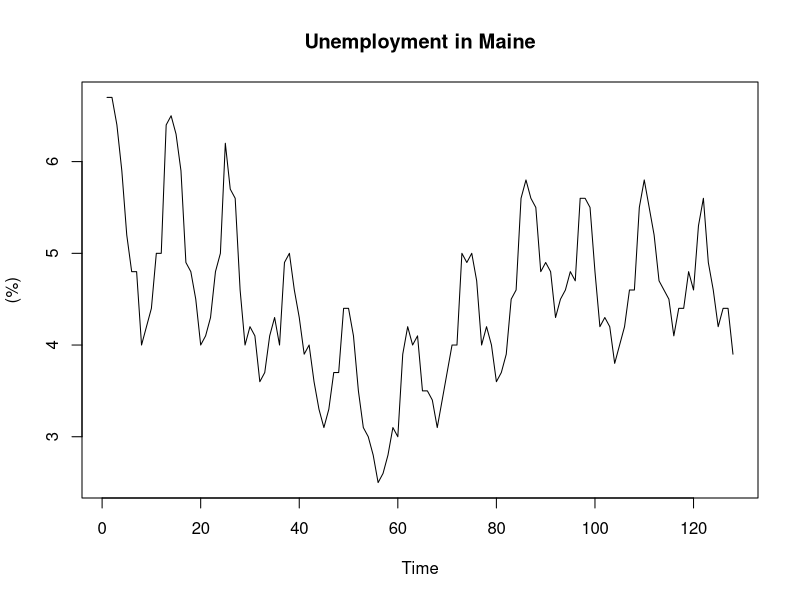
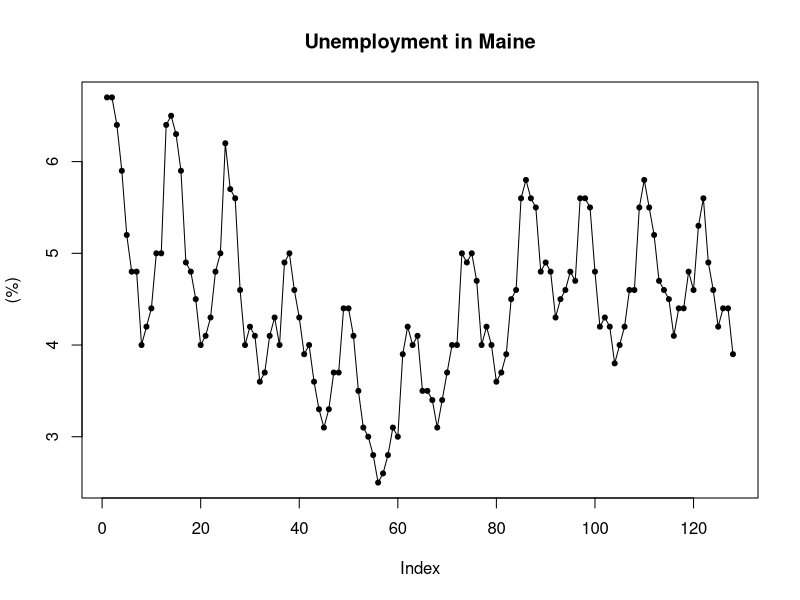
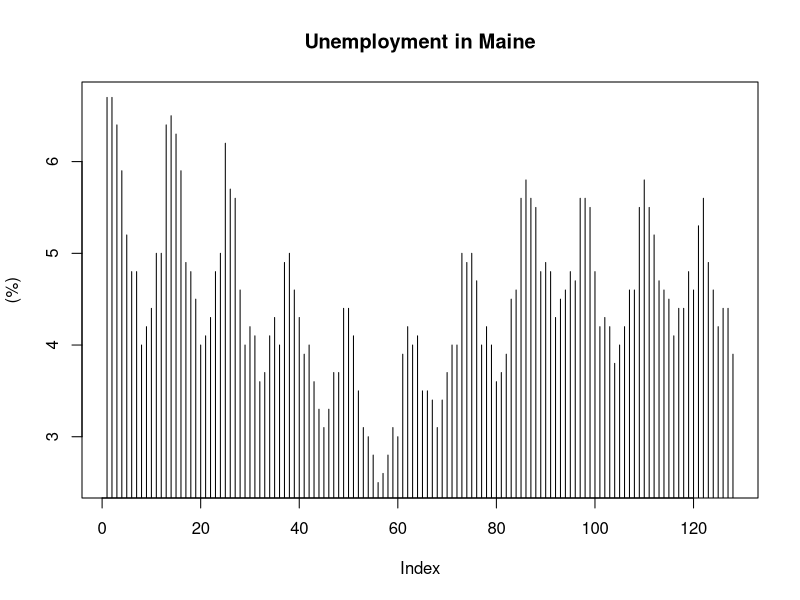
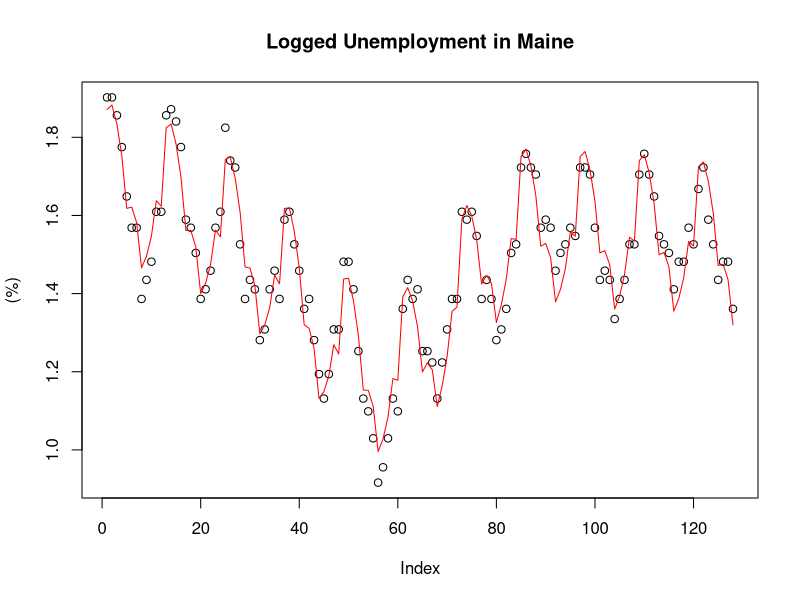
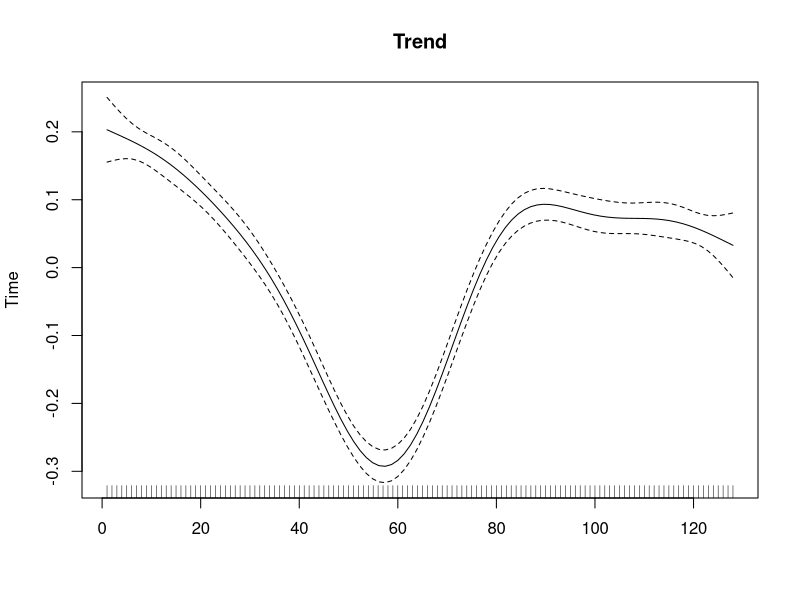
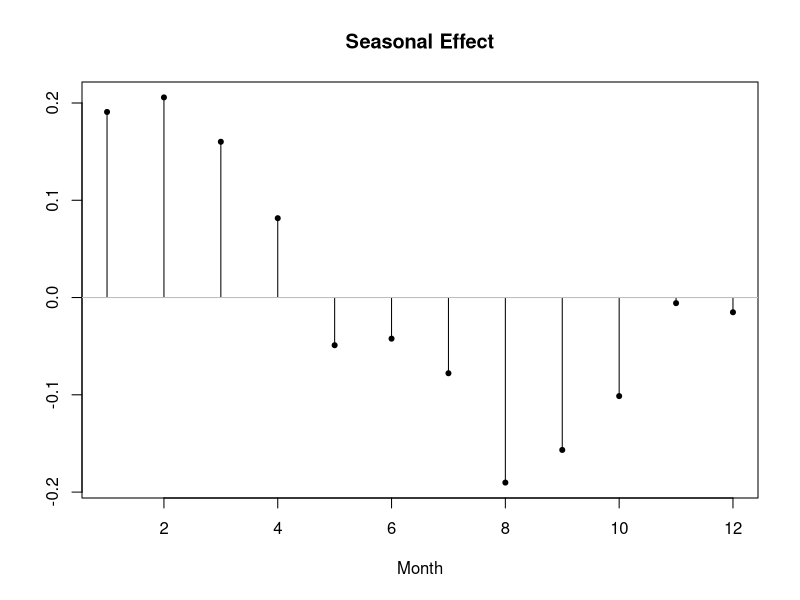
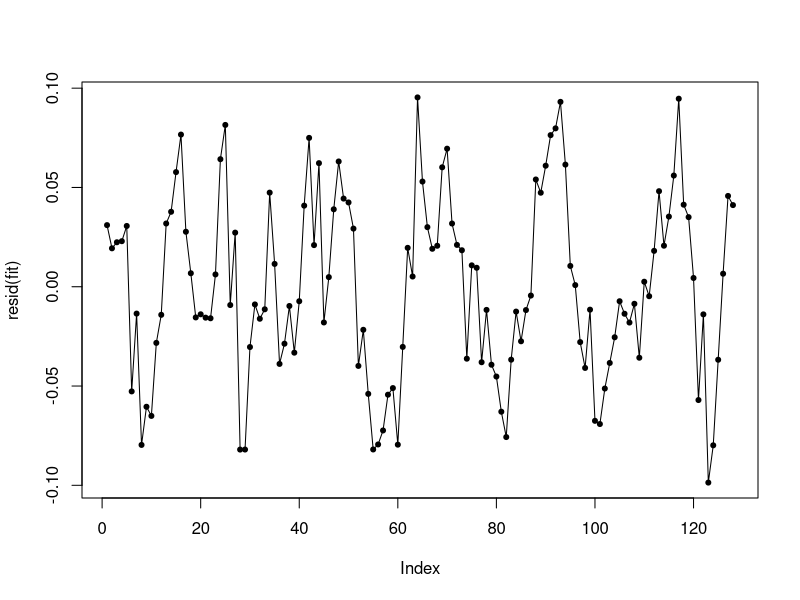

Reproduce these figures in R, in order.
####read data 
Maine.unemp <- read.csv("Maine.dat", sep="", header = T) 
unemp <- Maine.unemp$unemp 
####simple plot 
ts.plot(unemp, ylab="(%)", main="Unemployment in Maine")
####another view 
plot(unemp, type="o", pch=20, ylab="(%)", main="Unemployment in Maine")
###Horizontal line plot
plot(unemp, type="h", ylab="(%)", main="Unemployment in Maine")

###GAM model 
library(mgcv)
tnum <- as.numeric(time(unemp))
mm <- rep(c("Jan", "Feb", "Mar", "Apr", "May", "Jun",
            "Jul", "Aug", "Sep", "Oct", "Nov", "Dec"))
mm <- factor(rep(mm,11),levels=mm)[1:128]
fit <- gam(log(unemp) ~ s(tnum) + mm)
###Plot of data and predictions
plot(log(unemp), ylab="(%)", main="Logged Unemployment in Maine")
lines(tnum, fitted(fit), col="red")
###decomposition for trend and seasonal effect
plot(fit, shade=TRUE, xlab="", ylab="Time", main="Trend")
seas.eff <- c(0,coef(fit)[2:12])-mean(c(0,coef(fit)[2:12]))
plot(1:12, seas.eff, xlab="Month", ylab="", type="h", main="Seasonal Effect")
points(1:12, seas.eff, pch=20)
abline(h=0, col="grey")
###Residual process 
plot(resid(fit), type="o", pch=20)
